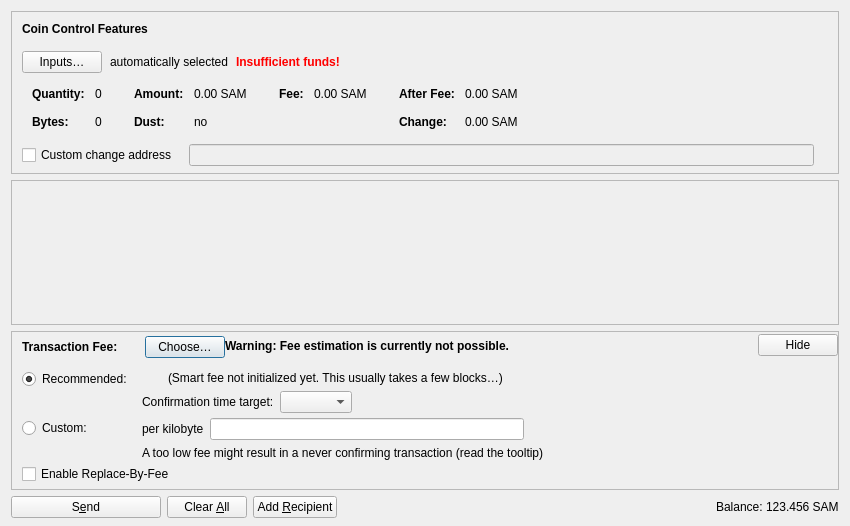
<?xml version="1.0" encoding="UTF-8"?>
<ui version="4.0">
 <class>SendCoinsDialog</class>
 <widget class="QDialog" name="SendCoinsDialog">
  <property name="geometry">
   <rect>
    <x>0</x>
    <y>0</y>
    <width>850</width>
    <height>526</height>
   </rect>
  </property>
  <property name="windowTitle">
   <string>Send Coins</string>
  </property>
  <layout class="QVBoxLayout" name="verticalLayout" stretch="0,1,0,0">
   <property name="bottomMargin">
    <number>8</number>
   </property>
   <item>
    <widget class="QFrame" name="frameCoinControl">
     <property name="sizePolicy">
      <sizepolicy hsizetype="Expanding" vsizetype="Expanding">
       <horstretch>0</horstretch>
       <verstretch>0</verstretch>
      </sizepolicy>
     </property>
     <property name="maximumSize">
      <size>
       <width>16777215</width>
       <height>16777215</height>
      </size>
     </property>
     <property name="frameShape">
      <enum>QFrame::StyledPanel</enum>
     </property>
     <property name="frameShadow">
      <enum>QFrame::Sunken</enum>
     </property>
     <layout class="QVBoxLayout" name="verticalLayoutCoinControl2">
      <property name="spacing">
       <number>0</number>
      </property>
      <property name="leftMargin">
       <number>0</number>
      </property>
      <property name="topMargin">
       <number>0</number>
      </property>
      <property name="rightMargin">
       <number>0</number>
      </property>
      <property name="bottomMargin">
       <number>6</number>
      </property>
      <item>
       <layout class="QVBoxLayout" name="verticalLayoutCoinControl" stretch="0,0,0,0,1">
        <property name="spacing">
         <number>0</number>
        </property>
        <property name="leftMargin">
         <number>10</number>
        </property>
        <property name="topMargin">
         <number>10</number>
        </property>
        <item>
         <layout class="QHBoxLayout" name="horizontalLayoutCoinControl1">
          <property name="bottomMargin">
           <number>15</number>
          </property>
          <item>
           <widget class="QLabel" name="labelCoinControlFeatures">
            <property name="sizePolicy">
             <sizepolicy hsizetype="Preferred" vsizetype="Maximum">
              <horstretch>0</horstretch>
              <verstretch>0</verstretch>
             </sizepolicy>
            </property>
            <property name="font">
             <font>
              <weight>75</weight>
              <bold>true</bold>
             </font>
            </property>
            <property name="styleSheet">
             <string notr="true">font-weight:bold;</string>
            </property>
            <property name="text">
             <string>Coin Control Features</string>
            </property>
           </widget>
          </item>
         </layout>
        </item>
        <item>
         <layout class="QHBoxLayout" name="horizontalLayoutCoinControl2" stretch="0,0,0,0">
          <property name="spacing">
           <number>8</number>
          </property>
          <property name="bottomMargin">
           <number>10</number>
          </property>
          <item>
           <widget class="QPushButton" name="pushButtonCoinControl">
            <property name="styleSheet">
             <string notr="true"/>
            </property>
            <property name="text">
             <string>Inputs…</string>
            </property>
            <property name="autoDefault">
             <bool>false</bool>
            </property>
           </widget>
          </item>
          <item>
           <widget class="QLabel" name="labelCoinControlAutomaticallySelected">
            <property name="text">
             <string>automatically selected</string>
            </property>
            <property name="margin">
             <number>5</number>
            </property>
           </widget>
          </item>
          <item>
           <widget class="QLabel" name="labelCoinControlInsuffFunds">
            <property name="font">
             <font>
              <weight>75</weight>
              <bold>true</bold>
             </font>
            </property>
            <property name="styleSheet">
             <string notr="true">color:red;font-weight:bold;</string>
            </property>
            <property name="text">
             <string>Insufficient funds!</string>
            </property>
            <property name="margin">
             <number>5</number>
            </property>
           </widget>
          </item>
          <item>
           <spacer name="horizontalSpacerCoinControl">
            <property name="orientation">
             <enum>Qt::Horizontal</enum>
            </property>
            <property name="sizeHint" stdset="0">
             <size>
              <width>40</width>
              <height>1</height>
             </size>
            </property>
           </spacer>
          </item>
         </layout>
        </item>
        <item>
         <widget class="QWidget" name="widgetCoinControl" native="true">
          <property name="sizePolicy">
           <sizepolicy hsizetype="Preferred" vsizetype="Preferred">
            <horstretch>0</horstretch>
            <verstretch>0</verstretch>
           </sizepolicy>
          </property>
          <property name="minimumSize">
           <size>
            <width>0</width>
            <height>0</height>
           </size>
          </property>
          <property name="styleSheet">
           <string notr="true"/>
          </property>
          <layout class="QHBoxLayout" name="horizontalLayoutCoinControl5">
           <property name="leftMargin">
            <number>0</number>
           </property>
           <property name="topMargin">
            <number>0</number>
           </property>
           <property name="rightMargin">
            <number>0</number>
           </property>
           <property name="bottomMargin">
            <number>0</number>
           </property>
           <item>
            <layout class="QHBoxLayout" name="horizontalLayoutCoinControl3" stretch="0,0,0,1">
             <property name="spacing">
              <number>20</number>
             </property>
             <property name="topMargin">
              <number>0</number>
             </property>
             <property name="bottomMargin">
              <number>10</number>
             </property>
             <item>
              <layout class="QFormLayout" name="formLayoutCoinControl1">
               <property name="horizontalSpacing">
                <number>10</number>
               </property>
               <property name="verticalSpacing">
                <number>14</number>
               </property>
               <property name="leftMargin">
                <number>10</number>
               </property>
               <property name="topMargin">
                <number>4</number>
               </property>
               <property name="rightMargin">
                <number>6</number>
               </property>
               <item row="0" column="0">
                <widget class="QLabel" name="labelCoinControlQuantityText">
                 <property name="font">
                  <font>
                   <weight>75</weight>
                   <bold>true</bold>
                  </font>
                 </property>
                 <property name="text">
                  <string>Quantity:</string>
                 </property>
                 <property name="margin">
                  <number>0</number>
                 </property>
                </widget>
               </item>
               <item row="0" column="1">
                <widget class="QLabel" name="labelCoinControlQuantity">
                 <property name="cursor">
                  <cursorShape>IBeamCursor</cursorShape>
                 </property>
                 <property name="contextMenuPolicy">
                  <enum>Qt::ActionsContextMenu</enum>
                 </property>
                 <property name="text">
                  <string notr="true">0</string>
                 </property>
                 <property name="margin">
                  <number>0</number>
                 </property>
                 <property name="textInteractionFlags">
                  <set>Qt::LinksAccessibleByMouse|Qt::TextSelectableByKeyboard|Qt::TextSelectableByMouse</set>
                 </property>
                </widget>
               </item>
               <item row="1" column="0">
                <widget class="QLabel" name="labelCoinControlBytesText">
                 <property name="font">
                  <font>
                   <weight>75</weight>
                   <bold>true</bold>
                  </font>
                 </property>
                 <property name="text">
                  <string>Bytes:</string>
                 </property>
                </widget>
               </item>
               <item row="1" column="1">
                <widget class="QLabel" name="labelCoinControlBytes">
                 <property name="cursor">
                  <cursorShape>IBeamCursor</cursorShape>
                 </property>
                 <property name="contextMenuPolicy">
                  <enum>Qt::ActionsContextMenu</enum>
                 </property>
                 <property name="text">
                  <string notr="true">0</string>
                 </property>
                 <property name="textInteractionFlags">
                  <set>Qt::LinksAccessibleByMouse|Qt::TextSelectableByKeyboard|Qt::TextSelectableByMouse</set>
                 </property>
                </widget>
               </item>
              </layout>
             </item>
             <item>
              <layout class="QFormLayout" name="formLayoutCoinControl2">
               <property name="horizontalSpacing">
                <number>10</number>
               </property>
               <property name="verticalSpacing">
                <number>14</number>
               </property>
               <property name="leftMargin">
                <number>6</number>
               </property>
               <property name="topMargin">
                <number>4</number>
               </property>
               <property name="rightMargin">
                <number>6</number>
               </property>
               <item row="0" column="0">
                <widget class="QLabel" name="labelCoinControlAmountText">
                 <property name="font">
                  <font>
                   <weight>75</weight>
                   <bold>true</bold>
                  </font>
                 </property>
                 <property name="text">
                  <string>Amount:</string>
                 </property>
                 <property name="margin">
                  <number>0</number>
                 </property>
                </widget>
               </item>
               <item row="0" column="1">
                <widget class="QLabel" name="labelCoinControlAmount">
                 <property name="cursor">
                  <cursorShape>IBeamCursor</cursorShape>
                 </property>
                 <property name="contextMenuPolicy">
                  <enum>Qt::ActionsContextMenu</enum>
                 </property>
                 <property name="text">
                  <string notr="true">0.00 SAM</string>
                 </property>
                 <property name="textInteractionFlags">
                  <set>Qt::LinksAccessibleByMouse|Qt::TextSelectableByKeyboard|Qt::TextSelectableByMouse</set>
                 </property>
                </widget>
               </item>
               <item row="1" column="0">
                <widget class="QLabel" name="labelCoinControlLowOutputText">
                 <property name="font">
                  <font>
                   <weight>75</weight>
                   <bold>true</bold>
                  </font>
                 </property>
                 <property name="text">
                  <string>Dust:</string>
                 </property>
                </widget>
               </item>
               <item row="1" column="1">
                <widget class="QLabel" name="labelCoinControlLowOutput">
                 <property name="cursor">
                  <cursorShape>IBeamCursor</cursorShape>
                 </property>
                 <property name="contextMenuPolicy">
                  <enum>Qt::ActionsContextMenu</enum>
                 </property>
                 <property name="text">
                  <string notr="true">no</string>
                 </property>
                 <property name="textInteractionFlags">
                  <set>Qt::LinksAccessibleByMouse|Qt::TextSelectableByKeyboard|Qt::TextSelectableByMouse</set>
                 </property>
                </widget>
               </item>
              </layout>
             </item>
             <item>
              <layout class="QFormLayout" name="formLayoutCoinControl3">
               <property name="horizontalSpacing">
                <number>10</number>
               </property>
               <property name="verticalSpacing">
                <number>14</number>
               </property>
               <property name="leftMargin">
                <number>6</number>
               </property>
               <property name="topMargin">
                <number>4</number>
               </property>
               <property name="rightMargin">
                <number>6</number>
               </property>
               <item row="0" column="0">
                <widget class="QLabel" name="labelCoinControlFeeText">
                 <property name="font">
                  <font>
                   <weight>75</weight>
                   <bold>true</bold>
                  </font>
                 </property>
                 <property name="text">
                  <string>Fee:</string>
                 </property>
                 <property name="margin">
                  <number>0</number>
                 </property>
                </widget>
               </item>
               <item row="0" column="1">
                <widget class="QLabel" name="labelCoinControlFee">
                 <property name="cursor">
                  <cursorShape>IBeamCursor</cursorShape>
                 </property>
                 <property name="contextMenuPolicy">
                  <enum>Qt::ActionsContextMenu</enum>
                 </property>
                 <property name="text">
                  <string notr="true">0.00 SAM</string>
                 </property>
                 <property name="textInteractionFlags">
                  <set>Qt::LinksAccessibleByMouse|Qt::TextSelectableByKeyboard|Qt::TextSelectableByMouse</set>
                 </property>
                </widget>
               </item>
              </layout>
             </item>
             <item>
              <layout class="QFormLayout" name="formLayoutCoinControl4">
               <property name="horizontalSpacing">
                <number>10</number>
               </property>
               <property name="verticalSpacing">
                <number>14</number>
               </property>
               <property name="leftMargin">
                <number>6</number>
               </property>
               <property name="topMargin">
                <number>4</number>
               </property>
               <property name="rightMargin">
                <number>6</number>
               </property>
               <item row="0" column="0">
                <widget class="QLabel" name="labelCoinControlAfterFeeText">
                 <property name="font">
                  <font>
                   <weight>75</weight>
                   <bold>true</bold>
                  </font>
                 </property>
                 <property name="text">
                  <string>After Fee:</string>
                 </property>
                 <property name="margin">
                  <number>0</number>
                 </property>
                </widget>
               </item>
               <item row="0" column="1">
                <widget class="QLabel" name="labelCoinControlAfterFee">
                 <property name="cursor">
                  <cursorShape>IBeamCursor</cursorShape>
                 </property>
                 <property name="contextMenuPolicy">
                  <enum>Qt::ActionsContextMenu</enum>
                 </property>
                 <property name="text">
                  <string notr="true">0.00 SAM</string>
                 </property>
                 <property name="textInteractionFlags">
                  <set>Qt::LinksAccessibleByMouse|Qt::TextSelectableByKeyboard|Qt::TextSelectableByMouse</set>
                 </property>
                </widget>
               </item>
               <item row="1" column="0">
                <widget class="QLabel" name="labelCoinControlChangeText">
                 <property name="font">
                  <font>
                   <weight>75</weight>
                   <bold>true</bold>
                  </font>
                 </property>
                 <property name="text">
                  <string>Change:</string>
                 </property>
                </widget>
               </item>
               <item row="1" column="1">
                <widget class="QLabel" name="labelCoinControlChange">
                 <property name="cursor">
                  <cursorShape>IBeamCursor</cursorShape>
                 </property>
                 <property name="contextMenuPolicy">
                  <enum>Qt::ActionsContextMenu</enum>
                 </property>
                 <property name="text">
                  <string notr="true">0.00 SAM</string>
                 </property>
                 <property name="textInteractionFlags">
                  <set>Qt::LinksAccessibleByMouse|Qt::TextSelectableByKeyboard|Qt::TextSelectableByMouse</set>
                 </property>
                </widget>
               </item>
              </layout>
             </item>
            </layout>
           </item>
          </layout>
         </widget>
        </item>
        <item>
         <layout class="QHBoxLayout" name="horizontalLayoutCoinControl4" stretch="0,0,0">
          <property name="spacing">
           <number>12</number>
          </property>
          <property name="sizeConstraint">
           <enum>QLayout::SetDefaultConstraint</enum>
          </property>
          <property name="topMargin">
           <number>5</number>
          </property>
          <property name="rightMargin">
           <number>5</number>
          </property>
          <item>
           <widget class="QCheckBox" name="checkBoxCoinControlChange">
            <property name="toolTip">
             <string>If this is activated, but the change address is empty or invalid, change will be sent to a newly generated address.</string>
            </property>
            <property name="text">
             <string>Custom change address</string>
            </property>
           </widget>
          </item>
          <item>
           <widget class="QValidatedLineEdit" name="lineEditCoinControlChange">
            <property name="enabled">
             <bool>false</bool>
            </property>
            <property name="sizePolicy">
             <sizepolicy hsizetype="Expanding" vsizetype="Fixed">
              <horstretch>0</horstretch>
              <verstretch>0</verstretch>
             </sizepolicy>
            </property>
           </widget>
          </item>
          <item>
           <widget class="QLabel" name="labelCoinControlChangeLabel">
            <property name="sizePolicy">
             <sizepolicy hsizetype="Preferred" vsizetype="Expanding">
              <horstretch>0</horstretch>
              <verstretch>0</verstretch>
             </sizepolicy>
            </property>
            <property name="minimumSize">
             <size>
              <width>0</width>
              <height>0</height>
             </size>
            </property>
            <property name="text">
             <string/>
            </property>
            <property name="margin">
             <number>3</number>
            </property>
           </widget>
          </item>
         </layout>
        </item>
        <item>
         <spacer name="verticalSpacerCoinControl">
          <property name="orientation">
           <enum>Qt::Vertical</enum>
          </property>
          <property name="sizeHint" stdset="0">
           <size>
            <width>800</width>
            <height>1</height>
           </size>
          </property>
         </spacer>
        </item>
       </layout>
      </item>
     </layout>
    </widget>
   </item>
   <item>
    <widget class="QScrollArea" name="scrollArea">
     <property name="widgetResizable">
      <bool>true</bool>
     </property>
     <widget class="QWidget" name="scrollAreaWidgetContents">
      <property name="geometry">
       <rect>
        <x>0</x>
        <y>0</y>
        <width>830</width>
        <height>104</height>
       </rect>
      </property>
      <layout class="QVBoxLayout" name="verticalLayout_2" stretch="0,1">
       <property name="leftMargin">
        <number>0</number>
       </property>
       <property name="topMargin">
        <number>0</number>
       </property>
       <property name="rightMargin">
        <number>0</number>
       </property>
       <property name="bottomMargin">
        <number>0</number>
       </property>
       <item>
        <layout class="QVBoxLayout" name="entries">
         <property name="spacing">
          <number>6</number>
         </property>
        </layout>
       </item>
       <item>
        <spacer name="verticalSpacer">
         <property name="orientation">
          <enum>Qt::Vertical</enum>
         </property>
         <property name="sizeHint" stdset="0">
          <size>
           <width>20</width>
           <height>40</height>
          </size>
         </property>
        </spacer>
       </item>
      </layout>
     </widget>
    </widget>
   </item>
   <item>
    <widget class="QFrame" name="frameFee">
     <property name="sizePolicy">
      <sizepolicy hsizetype="Expanding" vsizetype="Expanding">
       <horstretch>0</horstretch>
       <verstretch>0</verstretch>
      </sizepolicy>
     </property>
     <property name="maximumSize">
      <size>
       <width>16777215</width>
       <height>16777215</height>
      </size>
     </property>
     <property name="frameShape">
      <enum>QFrame::StyledPanel</enum>
     </property>
     <property name="frameShadow">
      <enum>QFrame::Sunken</enum>
     </property>
     <layout class="QVBoxLayout" name="verticalLayoutFee1">
      <property name="spacing">
       <number>0</number>
      </property>
      <property name="leftMargin">
       <number>0</number>
      </property>
      <property name="topMargin">
       <number>0</number>
      </property>
      <property name="rightMargin">
       <number>0</number>
      </property>
      <property name="bottomMargin">
       <number>0</number>
      </property>
      <item>
       <layout class="QVBoxLayout" name="verticalLayoutFee2" stretch="0,0,0">
        <property name="spacing">
         <number>0</number>
        </property>
        <property name="leftMargin">
         <number>10</number>
        </property>
        <property name="topMargin">
         <number>0</number>
        </property>
        <item>
         <layout class="QHBoxLayout" name="horizontalLayoutFee1">
          <property name="bottomMargin">
           <number>0</number>
          </property>
          <item>
           <layout class="QVBoxLayout" name="verticalLayoutFee7">
            <property name="spacing">
             <number>0</number>
            </property>
            <item>
             <spacer name="verticalSpacerSmartFee">
              <property name="orientation">
               <enum>Qt::Vertical</enum>
              </property>
              <property name="sizeType">
               <enum>QSizePolicy::Fixed</enum>
              </property>
              <property name="sizeHint" stdset="0">
               <size>
                <width>1</width>
                <height>4</height>
               </size>
              </property>
             </spacer>
            </item>
            <item>
             <layout class="QHBoxLayout" name="horizontalLayoutSmartFee">
              <property name="spacing">
               <number>10</number>
              </property>
              <item>
               <widget class="QLabel" name="labelFeeHeadline">
                <property name="sizePolicy">
                 <sizepolicy hsizetype="Preferred" vsizetype="Maximum">
                  <horstretch>0</horstretch>
                  <verstretch>0</verstretch>
                 </sizepolicy>
                </property>
                <property name="font">
                 <font>
                  <weight>75</weight>
                  <bold>true</bold>
                 </font>
                </property>
                <property name="styleSheet">
                 <string notr="true">font-weight:bold;</string>
                </property>
                <property name="text">
                 <string>Transaction Fee:</string>
                </property>
               </widget>
              </item>
              <item>
               <widget class="QLabel" name="labelFeeMinimized">
                <property name="text">
                 <string/>
                </property>
               </widget>
              </item>
              <item>
               <widget class="QPushButton" name="buttonChooseFee">
                <property name="text">
                 <string>Choose…</string>
                </property>
               </widget>
              </item>
             </layout>
            </item>
            <item>
             <spacer name="verticalSpacer_5">
              <property name="orientation">
               <enum>Qt::Vertical</enum>
              </property>
              <property name="sizeHint" stdset="0">
               <size>
                <width>1</width>
                <height>1</height>
               </size>
              </property>
             </spacer>
            </item>
           </layout>
          </item>
          <item>
           <widget class="QLabel" name="fallbackFeeWarningLabel">
            <property name="toolTip">
             <string>Using the fallbackfee can result in sending a transaction that will take several hours or days (or never) to confirm. Consider choosing your fee manually or wait until you have validated the complete chain.</string>
            </property>
            <property name="font">
            <font>
                <weight>75</weight>
                <bold>true</bold>
            </font>
            </property>
            <property name="text">
             <string>Warning: Fee estimation is currently not possible.</string>
            </property>
            <property name="wordWrap">
             <bool>false</bool>
            </property>
           </widget>
          </item>
          <item>
           <spacer name="horizontalSpacer_4">
            <property name="orientation">
             <enum>Qt::Horizontal</enum>
            </property>
            <property name="sizeType">
             <enum>QSizePolicy::MinimumExpanding</enum>
            </property>
            <property name="sizeHint" stdset="0">
             <size>
              <width>40</width>
              <height>20</height>
             </size>
            </property>
           </spacer>
          </item>
          <item>
           <widget class="QPushButton" name="buttonMinimizeFee">
            <property name="toolTip">
             <string>Hide transaction fee settings</string>
            </property>
            <property name="text">
             <string>Hide</string>
            </property>
           </widget>
          </item>
         </layout>
        </item>
        <item>
         <widget class="QFrame" name="frameFeeSelection">
          <layout class="QVBoxLayout" name="verticalLayoutFee12">
           <property name="spacing">
            <number>0</number>
           </property>
           <property name="leftMargin">
            <number>0</number>
           </property>
           <property name="topMargin">
            <number>0</number>
           </property>
           <property name="rightMargin">
            <number>0</number>
           </property>
           <property name="bottomMargin">
            <number>0</number>
           </property>
           <item>
            <layout class="QGridLayout" name="gridLayoutFee">
             <property name="topMargin">
              <number>10</number>
             </property>
             <property name="bottomMargin">
              <number>4</number>
             </property>
             <property name="horizontalSpacing">
              <number>10</number>
             </property>
             <property name="verticalSpacing">
              <number>4</number>
             </property>
             <item row="1" column="1">
              <layout class="QVBoxLayout" name="verticalLayoutFee8">
               <property name="spacing">
                <number>6</number>
               </property>
               <item>
                <layout class="QHBoxLayout" name="horizontalLayoutFee13">
                 <item>
                  <widget class="QLabel" name="labelCustomPerKilobyte">
                   <property name="toolTip">
                    <string>Specify a custom fee per kB (1,000 bytes) of the transaction's virtual size.

Note:  Since the fee is calculated on a per-byte basis, a fee rate of "100 satoshis per kvB" for a transaction size of 500 virtual bytes (half of 1 kvB) would ultimately yield a fee of only 50 satoshis.</string>
                   </property>
                   <property name="text">
                    <string>per kilobyte</string>
                   </property>
                  </widget>
                 </item>
                 <item>
                  <widget class="SamcoinAmountField" name="customFee"/>
                 </item>
                 <item>
                  <spacer name="horizontalSpacer_6">
                   <property name="orientation">
                    <enum>Qt::Horizontal</enum>
                   </property>
                   <property name="sizeHint" stdset="0">
                    <size>
                     <width>1</width>
                     <height>1</height>
                    </size>
                   </property>
                  </spacer>
                 </item>
                </layout>
               </item>
               <item>
                <layout class="QHBoxLayout" name="horizontalLayoutFee8">
                 <item>
                  <widget class="QLabel" name="labelCustomFeeWarning">
                   <property name="enabled">
                    <bool>true</bool>
                   </property>
                   <property name="toolTip">
                    <string>When there is less transaction volume than space in the blocks, miners as well as relaying nodes may enforce a minimum fee. Paying only this minimum fee is just fine, but be aware that this can result in a never confirming transaction once there is more demand for samcoin transactions than the network can process.</string>
                   </property>
                   <property name="text">
                    <string>A too low fee might result in a never confirming transaction (read the tooltip)</string>
                   </property>
                  </widget>
                 </item>
                 <item>
                  <spacer name="horizontalSpacer_2">
                   <property name="orientation">
                    <enum>Qt::Horizontal</enum>
                   </property>
                   <property name="sizeHint" stdset="0">
                    <size>
                     <width>1</width>
                     <height>1</height>
                    </size>
                   </property>
                  </spacer>
                 </item>
                </layout>
               </item>
              </layout>
             </item>
             <item row="0" column="0">
              <layout class="QVBoxLayout" name="verticalLayoutFee4" stretch="0,1">
               <item>
                <widget class="QRadioButton" name="radioSmartFee">
                 <property name="text">
                  <string>Recommended:</string>
                 </property>
                 <property name="checked">
                  <bool>true</bool>
                 </property>
                 <attribute name="buttonGroup">
                  <string notr="true">groupFee</string>
                 </attribute>
                </widget>
               </item>
               <item>
                <spacer name="verticalSpacer_2">
                 <property name="orientation">
                  <enum>Qt::Vertical</enum>
                 </property>
                 <property name="sizeHint" stdset="0">
                  <size>
                   <width>1</width>
                   <height>1</height>
                  </size>
                 </property>
                </spacer>
               </item>
              </layout>
             </item>
             <item row="1" column="0">
              <layout class="QVBoxLayout" name="verticalLayoutFee9" stretch="0,1">
               <item>
                <widget class="QRadioButton" name="radioCustomFee">
                 <property name="text">
                  <string>Custom:</string>
                 </property>
                 <attribute name="buttonGroup">
                  <string notr="true">groupFee</string>
                 </attribute>
                </widget>
               </item>
               <item>
                <spacer name="verticalSpacer_6">
                 <property name="orientation">
                  <enum>Qt::Vertical</enum>
                 </property>
                 <property name="sizeHint" stdset="0">
                  <size>
                   <width>1</width>
                   <height>1</height>
                  </size>
                 </property>
                </spacer>
               </item>
              </layout>
             </item>
             <item row="0" column="1">
              <layout class="QVBoxLayout" name="verticalLayoutFee3" stretch="0,0,1">
               <property name="spacing">
                <number>6</number>
               </property>
               <property name="topMargin">
                <number>2</number>
               </property>
               <item>
                <layout class="QHBoxLayout" name="horizontalLayoutFee12">
                 <item>
                  <widget class="QLabel" name="labelSmartFee">
                   <property name="text">
                    <string/>
                   </property>
                  </widget>
                 </item>
                 <item>
                  <widget class="QLabel" name="labelFeeEstimation">
                   <property name="text">
                    <string/>
                   </property>
                  </widget>
                 </item>
                 <item>
                  <widget class="QLabel" name="labelSmartFee2">
                   <property name="text">
                    <string>(Smart fee not initialized yet. This usually takes a few blocks…)</string>
                   </property>
                  </widget>
                 </item>
                 <item>
                  <spacer name="horizontalSpacer_5">
                   <property name="orientation">
                    <enum>Qt::Horizontal</enum>
                   </property>
                   <property name="sizeHint" stdset="0">
                    <size>
                     <width>1</width>
                     <height>1</height>
                    </size>
                   </property>
                  </spacer>
                 </item>
                </layout>
               </item>
               <item>
                <layout class="QHBoxLayout" name="horizontalLayoutFee9">
                 <item>
                  <layout class="QVBoxLayout" name="verticalLayoutFee6">
                   <item>
                    <widget class="QLabel" name="labelSmartFee3">
                     <property name="text">
                      <string>Confirmation time target:</string>
                     </property>
                    </widget>
                   </item>
                  </layout>
                 </item>
                 <item>
                  <layout class="QVBoxLayout" name="verticalLayoutFee5">
                   <property name="rightMargin">
                    <number>30</number>
                   </property>
                   <item>
                    <layout class="QHBoxLayout" name="horizontalLayoutConfTarget">
                     <property name="bottomMargin">
                      <number>0</number>
                     </property>
                     <item>
                      <widget class="QComboBox" name="confTargetSelector"/>
                     </item>
                     <item>
                      <spacer name="horizontalSpacerConfTarget">
                       <property name="orientation">
                        <enum>Qt::Horizontal</enum>
                       </property>
                       <property name="sizeHint" stdset="0">
                        <size>
                         <width>40</width>
                         <height>20</height>
                        </size>
                       </property>
                      </spacer>
                     </item>
                    </layout>
                   </item>
                  </layout>
                 </item>
                </layout>
               </item>
               <item>
                <spacer name="verticalSpacer_4">
                 <property name="orientation">
                  <enum>Qt::Vertical</enum>
                 </property>
                 <property name="sizeHint" stdset="0">
                  <size>
                   <width>1</width>
                   <height>1</height>
                  </size>
                 </property>
                </spacer>
               </item>
              </layout>
             </item>
            </layout>
           </item>
           <item>
            <widget class="QCheckBox" name="optInRBF">
             <property name="text">
              <string>Enable Replace-By-Fee</string>
             </property>
             <property name="toolTip">
              <string>With Replace-By-Fee (BIP-125) you can increase a transaction's fee after it is sent. Without this, a higher fee may be recommended to compensate for increased transaction delay risk.</string>
             </property>
            </widget>
           </item>
          </layout>
         </widget>
        </item>
        <item>
         <spacer name="verticalSpacerFee">
          <property name="orientation">
           <enum>Qt::Vertical</enum>
          </property>
          <property name="sizeHint" stdset="0">
           <size>
            <width>40</width>
            <height>5</height>
           </size>
          </property>
         </spacer>
        </item>
       </layout>
      </item>
     </layout>
    </widget>
   </item>
   <item>
    <layout class="QHBoxLayout" name="horizontalLayout">
     <item>
      <widget class="QPushButton" name="sendButton">
       <property name="minimumSize">
        <size>
         <width>150</width>
         <height>0</height>
        </size>
       </property>
       <property name="toolTip">
        <string>Confirm the send action</string>
       </property>
       <property name="text">
        <string>S&amp;end</string>
       </property>
       <property name="icon">
        <iconset resource="../samcoin.qrc">
         <normaloff>:/icons/send</normaloff>:/icons/send</iconset>
       </property>
       <property name="autoDefault">
        <bool>false</bool>
       </property>
       <property name="default">
        <bool>false</bool>
       </property>
      </widget>
     </item>
     <item>
      <widget class="QPushButton" name="clearButton">
       <property name="sizePolicy">
        <sizepolicy hsizetype="Minimum" vsizetype="Fixed">
         <horstretch>0</horstretch>
         <verstretch>0</verstretch>
        </sizepolicy>
       </property>
       <property name="toolTip">
        <string>Clear all fields of the form.</string>
       </property>
       <property name="text">
        <string>Clear &amp;All</string>
       </property>
       <property name="icon">
        <iconset resource="../samcoin.qrc">
         <normaloff>:/icons/remove</normaloff>:/icons/remove</iconset>
       </property>
       <property name="autoDefault">
        <bool>false</bool>
       </property>
      </widget>
     </item>
     <item>
      <widget class="QPushButton" name="addButton">
       <property name="toolTip">
        <string>Send to multiple recipients at once</string>
       </property>
       <property name="text">
        <string>Add &amp;Recipient</string>
       </property>
       <property name="icon">
        <iconset resource="../samcoin.qrc">
         <normaloff>:/icons/add</normaloff>:/icons/add</iconset>
       </property>
       <property name="autoDefault">
        <bool>false</bool>
       </property>
      </widget>
     </item>
     <item>
      <spacer name="horizontalSpacer">
       <property name="orientation">
        <enum>Qt::Horizontal</enum>
       </property>
       <property name="sizeHint" stdset="0">
        <size>
         <width>40</width>
         <height>20</height>
        </size>
       </property>
      </spacer>
     </item>
     <item>
      <layout class="QHBoxLayout" name="horizontalLayout_2">
       <property name="spacing">
        <number>3</number>
       </property>
       <item>
        <widget class="QLabel" name="labelBalanceName">
         <property name="sizePolicy">
          <sizepolicy hsizetype="Preferred" vsizetype="Fixed">
           <horstretch>0</horstretch>
           <verstretch>0</verstretch>
          </sizepolicy>
         </property>
         <property name="text">
          <string>Balance:</string>
         </property>
        </widget>
       </item>
       <item>
        <widget class="QLabel" name="labelBalance">
         <property name="sizePolicy">
          <sizepolicy hsizetype="Preferred" vsizetype="Fixed">
           <horstretch>0</horstretch>
           <verstretch>0</verstretch>
          </sizepolicy>
         </property>
         <property name="cursor">
          <cursorShape>IBeamCursor</cursorShape>
         </property>
         <property name="text">
          <string notr="true">123.456 SAM</string>
         </property>
         <property name="textInteractionFlags">
          <set>Qt::LinksAccessibleByMouse|Qt::TextSelectableByKeyboard|Qt::TextSelectableByMouse</set>
         </property>
        </widget>
       </item>
      </layout>
     </item>
    </layout>
   </item>
  </layout>
 </widget>
 <customwidgets>
  <customwidget>
   <class>QValidatedLineEdit</class>
   <extends>QLineEdit</extends>
   <header>qt/qvalidatedlineedit.h</header>
  </customwidget>
  <customwidget>
   <class>SamcoinAmountField</class>
   <extends>QLineEdit</extends>
   <header>qt/samcoinamountfield.h</header>
   <container>1</container>
  </customwidget>
 </customwidgets>
 <resources>
  <include location="../samcoin.qrc"/>
 </resources>
 <connections/>
 <buttongroups>
  <buttongroup name="groupFee"/>
 </buttongroups>
</ui>
